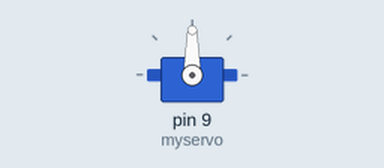
Simulated run of this sketch. Board: Arduino Uno, built with avr-gcc and run on an emulated ATmega328P. On the bench: servo.

Above: at 0.05 s.
Timing chart, 0 to 4.6 s (numbered marks = the images above):
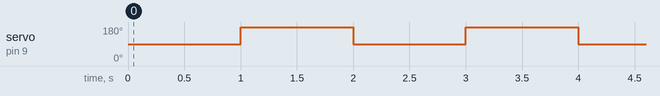

The sketch:

servo_dummy_test.ino
```cpp
#include <Servo.h>

Servo myservo; // Create a servo object to control the servo
int angle=10;
int targetAngle = 10;
void setup() {
  myservo.attach(9); // Attach the servo to pin 9
  myservo.write(90); // Rotate the servo slowly to 0 degrees immediately
  Serial.begin(9600); // Initialize serial communication
}
void loop() {
  myservo.write(90);
  delay(1000);
  myservo.write(180);
  delay(1000);
}
```

Measured:
- by itself, servo on pin 9 (myservo): alternates 180° for 1.0 s and 90° for 1.0 s
